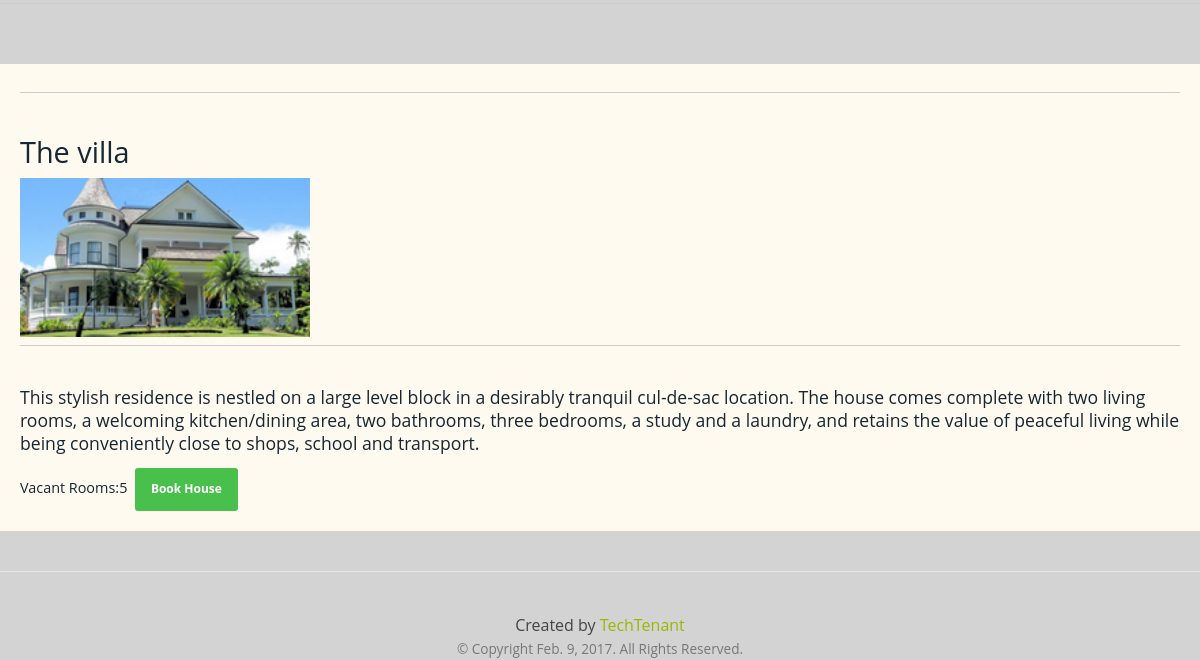
The page /vacancy/ (lower part) on the database as committed earlier.
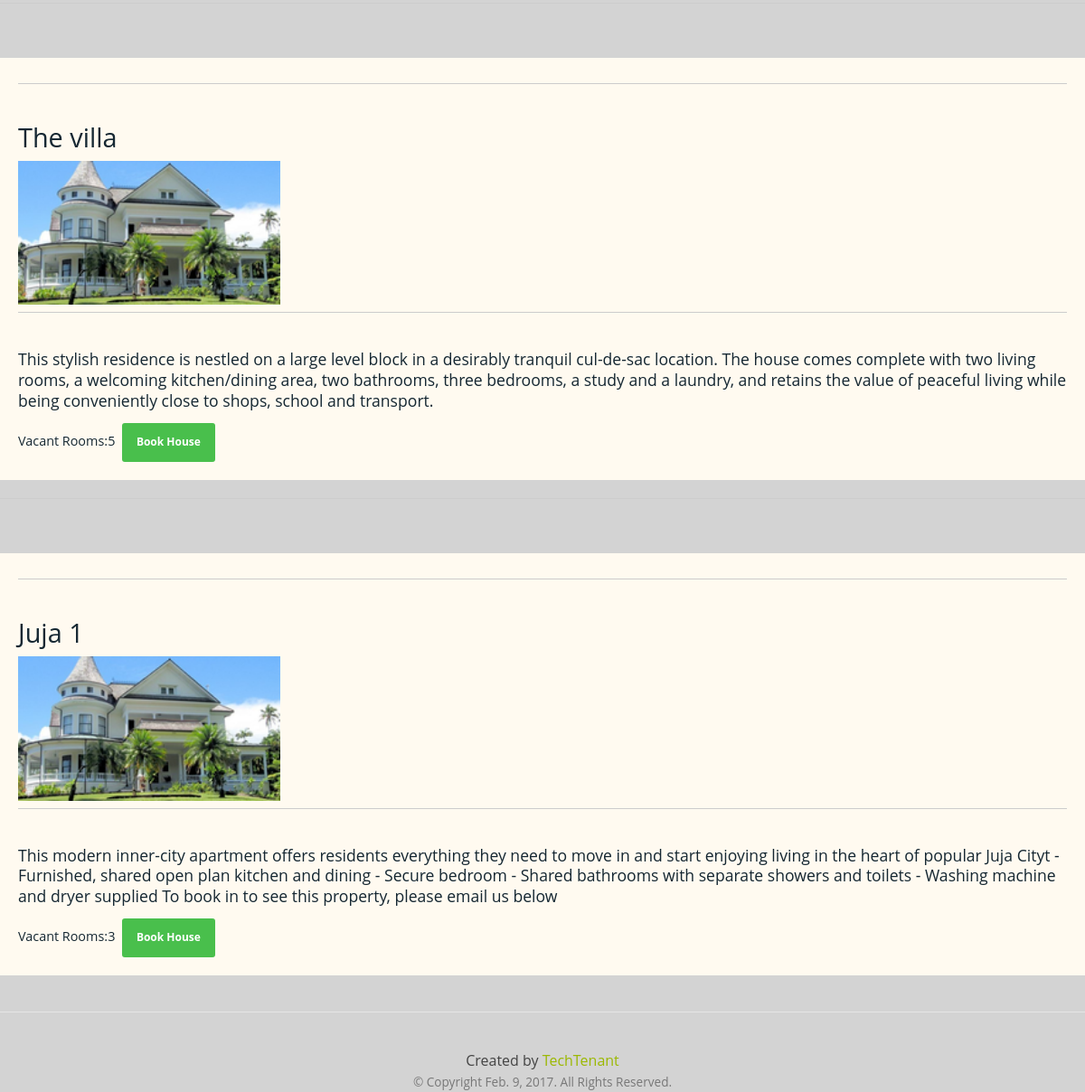
The same page on the database as committed later.
### Vacancy/models.py (models this page shows, shortened)
class Vacancy(models.Model):
    housetitle = models.CharField(max_length=250)
    roomsvacant = models.IntegerField()
    housedescription = models.TextField()
    picture = models.ImageField(upload_to='pictures')
    class Meta:
        verbose_name_plural = 'Vacancies'

### Vacancy/views.py (the view)
# urls.py: url(r'^vacancy/',include('Vacancy.urls')),
def vacancy(request):
    template = loader.get_template('Vacancy/vacancy.html')
    result = []
    vacancy = (Vacancy.objects.all())
    context = {
        'today': datetime.datetime.now().date(),
        'vacancies': vacancy
    }
    return HttpResponse(template.render(context, request))

### templates/Vacancy/vacancy.html (shortened to what this page needs)
{% extends 'base.html' %}
{% load i18n %}
{% block content %}
    {% load static  %}
		{% for vacant in vacancies %}
			 <h3> <div class="vacancy">
                      <h3>{{ vacant.housetitle }}</h3>
                      <img src=" {% static 'img/house.png' %}" width="10" height="10"  alt="House" style="width:25%" align="center">
                      <h5>{{vacant.housedescription}}</h5>
                       <h6>Vacant Rooms:{{vacant.roomsvacant}}</h6>
                      <a class="button border-radius background-primary text-size-12 text-white text-strong" href="{% url 'sendbooking' %}">Book House</a>
                    </div>
                 </h3>
		{% endfor %}
{% endblock content  %}

### templates/base.html (shortened to what this page needs)
{% load lineage %}
{% load i18n %}
{% load static %}
<!DOCTYPE html>
<html>
<head>
    	<link rel="stylesheet" href="{% static 'css/template-style.css' %}">
    	<link rel="stylesheet" href="{% static 'css/usercreation.css' %}">
    	<link rel="stylesheet" href="{% static 'css/slider.css' %}">
    <link rel="stylesheet" href="{% static 'owl-carousel/owl.carousel.css'%}">
    <link rel="stylesheet" href="{% static 'owl-carousel/owl.theme.css'%}">
	{%block customCSS%}
		<link rel="stylesheet" href="{% static 'basepagestatics/css/responsee.css' %}">
        <link rel="stylesheet" href="{% static 'basepagestatics/css/icons.css' %}">
	{%endblock customCSS%}
</head>
<body>
<div class="panel panel-default">
	{% block content %}{% endblock %}
</div>
<hr/>
<footer>
<div class="col-md-3 col-sm-12 col-xs-12" align="center">
	{% trans "created by"|capfirst %} <a href="https://github.com/oronibrian">TechTenant</a>
    <p>&copy; Copyright {{ today }}. All Rights Reserved.</p>
</div>
</footer>
</body>
</html>

### MainSystem/static/css/template-style.css (style rules this page uses)
body { background: #fff; }
p { color: #777; font-size: 0.85rem; line-height: 1.6rem; }
a, a:link, a:visited, a:hover, a:active { color: #777; }
h1, h2, h3, h4, h5, h6, .h1, .h2, .h3, .h4, .h5, .h6 { color: #000; margin-bottom: 15px; margin-top: 0; }
h3, .h3 { font-size: 1.2rem; }
h5, .h5 { font-size: 1rem; }
h6, .h6 { font-size: 0.9rem; }
.text-size-12, .text-l-size-12 { font-size: 12px !important; line-height: 1.4; }
b, strong, .text-strong { font-weight: 700; }
.image-hover-overlay-content *, .background-primary, .background-primary p, a.background-primary, a.background-primary:visited, a.background-primary:link, .background-primary a, .background-primary a:link, .background-primary a:visited, .background-primary a:hover, .background-primary a:active, .primary-color-primary .background-primary, .primary-color-primary .background-primary p, .primary-color-primary a.background-primary, .primary-color-primary a.background-primary:visited, .primary-color-primary a.background-primary:link, .primary-color-primary .background-primary a, .primary-color-primary .background-primary a:link, .primary-color-primary .background-primary a:visited, .primary-color-primary .background-primary a:hover, .primary-color-primary .background-primary a:active { color: rgba(255,255,255, 0.75); }
.text-white, .text-white *, .primary-color-white .text-primary, .primary-color-white .text-primary * { color: #fff !important; }
.background-primary, .primary-color-primary .background-primary { background-color: #49BF4C !important; }
.button, a.button, a.button:link, a.button:visited { border-color: rgba(255, 255, 255, 0.4) rgba(255, 255, 255, 0) rgba(0, 0, 0, 0.3); border-style: solid; border-width: 1px; color: white; display: inline-block; padding: 0.625rem 1.25rem; text-align: center; transition: all 0.20s linear 0s !important; -o-transition: all 0.20s linear 0s !important; -ms-transition: all 0.20s linear 0s !important; -moz-transition: all 0.20s linear 0s !important; -webkit-transition: all 0.20s linear 0s !important; }
.border-radius { border-radius: 3px; }

### MainSystem/static/css/usercreation.css (style rules this page uses)
html, button, input, select, textarea { color: #222; }
body { font-size: 1em; line-height: 1.4; }
hr { display: block; height: 1px; border: 0; border-top: 1px solid #ccc; margin: 1em 0; padding: 0; }
img { vertical-align: middle; }
a { text-decoration: none; }
body { font: 16px/26px Helvetica, Helvetica Neue, Arial; -webkit-font-smoothing: antialiased; font-smooth: always; text-shadow: 1px 1px 1px rgba(0,0,0,0.004); }
h1, h2, h3, h4, h5 { border-top: 1px solid #ccc; padding-top: 40px; margin-top: 40px; }
h6 { color: #ed92aa; font-size: 100%; white-space: normal; }
h6 { font-weight: bold; display: inline; }
a { color: #2f92d1; }

### MainSystem/static/basepagestatics/css/responsee.css (style rules this page uses)
* { -webkit-box-sizing:border-box; -moz-box-sizing:border-box; box-sizing:border-box; margin:0; }
body { background:none repeat scroll 0 0 #d3d3d3; font-size:16px; font-family:"Open Sans",Arial,sans-serif; color:#444; }
h1,h2,h3,h4,h5,h6 { color:#152732; font-weight: normal; line-height: 1.3; margin:0.5rem 0; }
h3 { font-size:1.8rem; }
h5 { font-size:1.1rem; }
h6 { font-size:0.9rem; }
a, a:link, a:visited, a:hover, a:active { text-decoration:none; color:#9BB800; transition:color 0.20s linear 0s; -o-transition:color 0.20s linear 0s; -ms-transition:color 0.20s linear 0s; -moz-transition:color 0.20s linear 0s; -webkit-transition:color 0.20s linear 0s; }
p,li,dl,blockquote,table,kbd { font-size: 0.85rem; line-height: 1.6; }
img { border:0; display:block; height:auto; max-width:100%; width:auto; }
hr { border: 0; border-top: 1px solid #e5e5e5; clear:both; height:0; margin:2.5rem auto; }

### templates/Vacancy/vacancy.html (style rules this page uses)
div.vacancy { background-color: floralwhite; color: white; margin: 20px 0 20px 0; padding: 20px; }

Rows that differ between the two databases and show on the page:
added Vacancy: housetitle "Juja 1", housedescription "This modern inner-city apartment offers residents everything they need to move in and start enjoying living in the heart of popular Juja Cityt - Furnished, shared open plan kitchen and dining - Secure bedroom - Shared bathrooms with separate showers and toilets - Washing machine and dryer supplied To book in to see this property, please email us below", roomsvacant "3"
